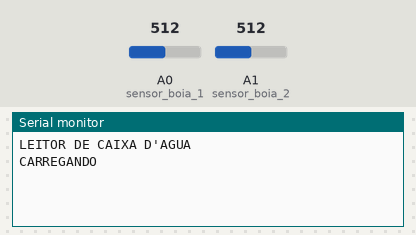
A sketch run on a simulated Arduino Uno, built with avr-gcc and run on an emulated ATmega328P. Shown: the last lines printed to the serial monitor. The inputs (shaded band) are chosen by the test bench; at power-on: A0 (sensor_boia_1) = 512, A1 (sensor_boia_2) = 512.

Above: at 2.2 s.
2.3 s: A0 (sensor_boia_1) set to 54
At 4.2 s:
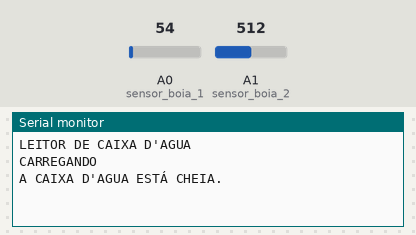
6.5 s: A0 (sensor_boia_1) set to 45
At 8.4 s:
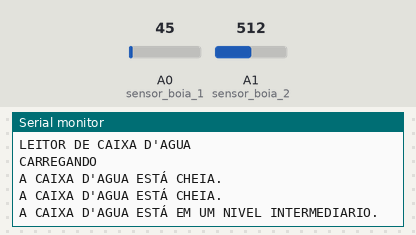
10.5 s: A1 (sensor_boia_2) set to 54
At 11.5 s:
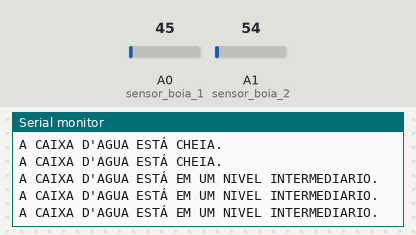
13.5 s: A1 (sensor_boia_2) set to 46
At 15.8 s:
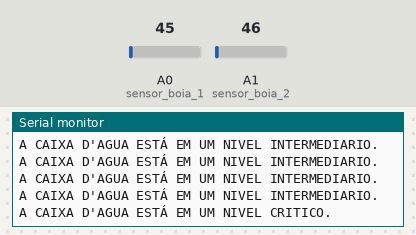

The sketch:

tanque_da_alegria.ino.ino
```cpp
#define sensor_boia_1 A0
#define sensor_boia_2 A1

int controle;

int sensor1;
int sensor2;
void setup() {
  // put your setup code here, to run once:
pinMode(sensor_boia_1,INPUT_PULLUP);
pinMode(sensor_boia_2,INPUT_PULLUP);

Serial.begin(9600);

Serial.println("LEITOR DE CAIXA D'AGUA");
Serial.println("CARREGANDO");
delay(1000);

}

void loop() {

delay(2000);

// faz as leituras maxima e minima das boias:
  int leitura_sens_Max=analogRead(sensor_boia_1);
  int leitura_sens_Min=analogRead(sensor_boia_2);
  //////////////////////////////////////////////////////////////////////////////////////////////////
  if(leitura_sens_Max<50){
    sensor1=1;
  }else{
    sensor1=0;
  }
  if(leitura_sens_Min<50){
    sensor2=1;
  }else{
    sensor2=0;
  }
  //////////////////////////////////////////////////////////////////////////////////////////////////
  if((sensor1==0)and(sensor2==0)){
    //tanque cheio
    Serial.println( "A CAIXA D'AGUA ESTÁ CHEIA.");
  }

  if((sensor1==0)and(sensor2==1)){
    //erro
    Serial.println( "PROBLEMA EM UM DOS SENSORES");
    Serial.println( "LIGUE PARA ASSISTENCIA (83)3033-3391 ");

  }

  if((sensor1==1)and(sensor2==0)){
    //leitura media
    Serial.println( "A CAIXA D'AGUA ESTÁ EM UM NIVEL INTERMEDIARIO.");
  }

  if((sensor1==1)and(sensor2==1)){
    //vazio
    Serial.println( "A CAIXA D'AGUA ESTÁ EM UM NIVEL CRITICO.");
  }

  //Serial.println(leitura_sens_Max);
}
```

Measured:
- the behaviour switches between 50 and 49 on A0 (sensor_boia_1) (found by bisection; images 1 and 2)
- the behaviour switches between 50 and 49 on A1 (sensor_boia_2) (found by bisection; images 3 and 4)
- after the input at 6.5 s, the serial monitor: prints a new line after 0.50 s (image 2)
- after the input at 13.5 s, the serial monitor: prints a new line after 1.5 s (image 4)
